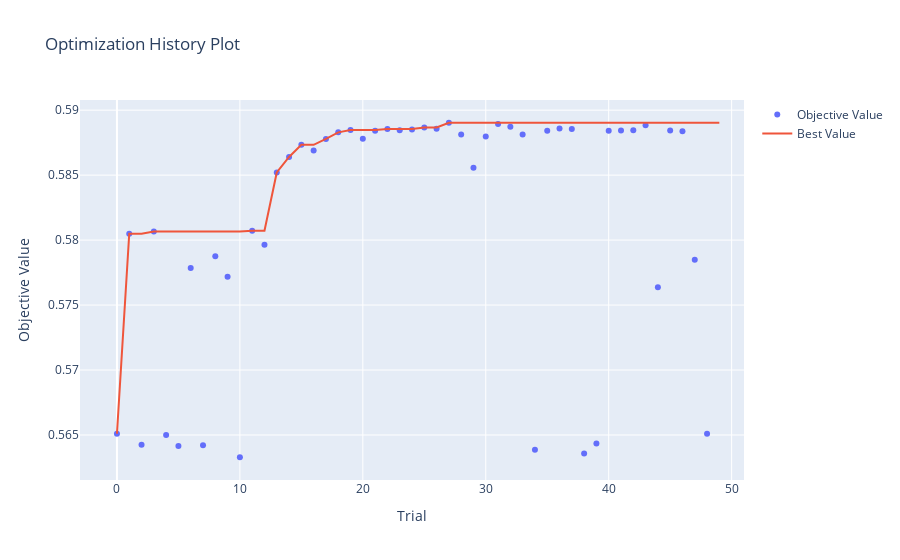

The notebook cell this image was saved under:
### Code cell
optuna.visualization.plot_optimization_history(my_study)
